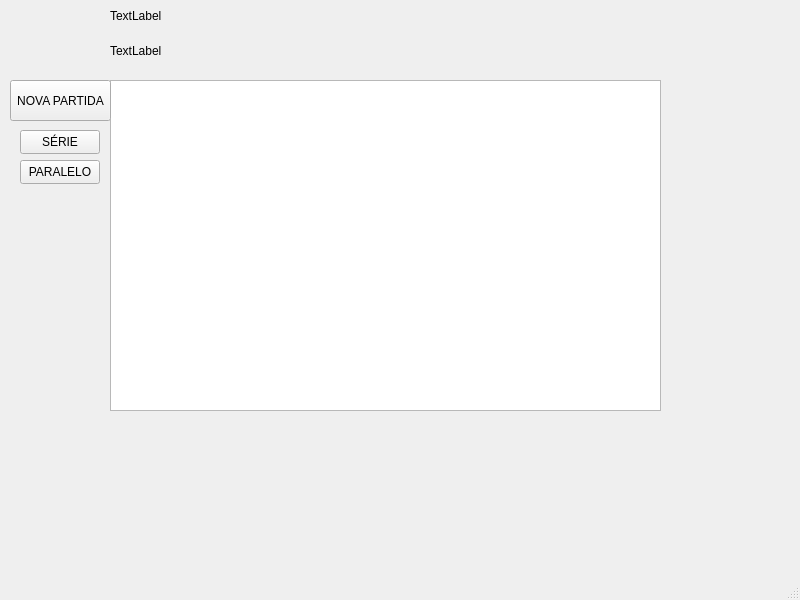
<?xml version="1.0" encoding="UTF-8"?>
<ui version="4.0">
 <class>MainWindow</class>
 <widget class="QMainWindow" name="MainWindow">
  <property name="geometry">
   <rect>
    <x>0</x>
    <y>0</y>
    <width>800</width>
    <height>600</height>
   </rect>
  </property>
  <property name="windowTitle">
   <string>MainWindow</string>
  </property>
  <widget class="QWidget" name="centralwidget">
   <widget class="QGraphicsView" name="graphicsView">
    <property name="geometry">
     <rect>
      <x>110</x>
      <y>80</y>
      <width>551</width>
      <height>331</height>
     </rect>
    </property>
   </widget>
   <widget class="QPushButton" name="pushButton">
    <property name="geometry">
     <rect>
      <x>20</x>
      <y>130</y>
      <width>80</width>
      <height>24</height>
     </rect>
    </property>
    <property name="text">
     <string>SÉRIE</string>
    </property>
   </widget>
   <widget class="QPushButton" name="pushButton_2">
    <property name="geometry">
     <rect>
      <x>20</x>
      <y>160</y>
      <width>80</width>
      <height>24</height>
     </rect>
    </property>
    <property name="text">
     <string>PARALELO</string>
    </property>
   </widget>
   <widget class="QLabel" name="label">
    <property name="geometry">
     <rect>
      <x>110</x>
      <y>0</y>
      <width>191</width>
      <height>31</height>
     </rect>
    </property>
    <property name="text">
     <string>TextLabel</string>
    </property>
   </widget>
   <widget class="QPushButton" name="pushButton_3">
    <property name="geometry">
     <rect>
      <x>10</x>
      <y>80</y>
      <width>101</width>
      <height>41</height>
     </rect>
    </property>
    <property name="text">
     <string>NOVA PARTIDA</string>
    </property>
   </widget>
   <widget class="QLabel" name="label_2">
    <property name="geometry">
     <rect>
      <x>110</x>
      <y>40</y>
      <width>191</width>
      <height>21</height>
     </rect>
    </property>
    <property name="text">
     <string>TextLabel</string>
    </property>
   </widget>
  </widget>
  <widget class="QMenuBar" name="menubar">
   <property name="geometry">
    <rect>
     <x>0</x>
     <y>0</y>
     <width>800</width>
     <height>21</height>
    </rect>
   </property>
  </widget>
  <widget class="QStatusBar" name="statusbar"/>
 </widget>
 <resources/>
 <connections/>
</ui>
